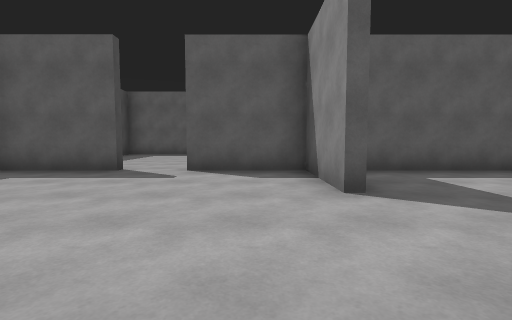
[1] (above)

24 first-person views from a walk through a scene from a Unity 3-D project. The camera is 1.2 m above the floor, tilts 4° down and sees 85° across. The floor is counted in squares, 2 m on a side. Each view is taken from the middle of a square. On the plan, view 1 faces up. The plan holds only what a view shows up to about 9 squares ahead; the rest is blank. The player character is not drawn.

[2]
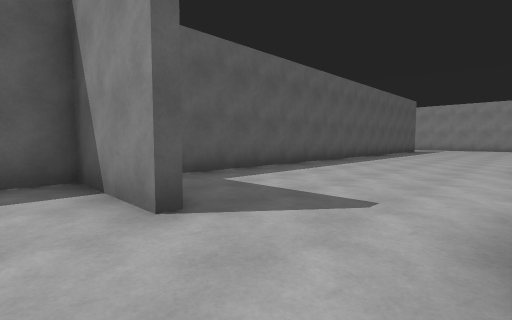

[3]
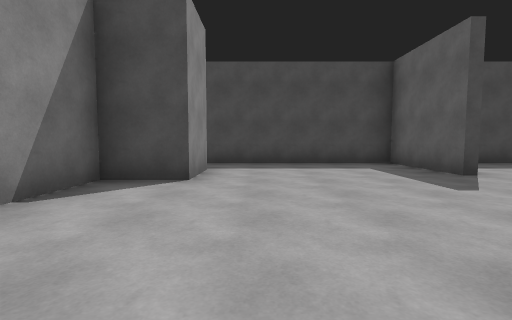

[4]
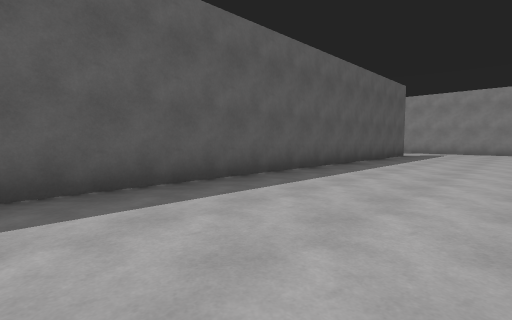

[5]
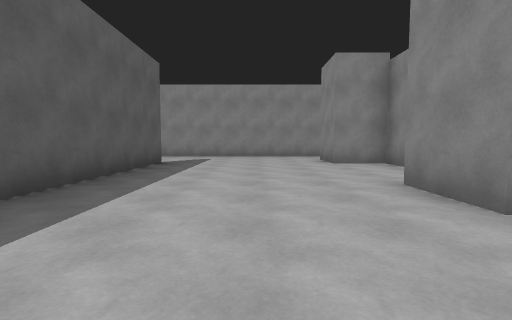

[6]
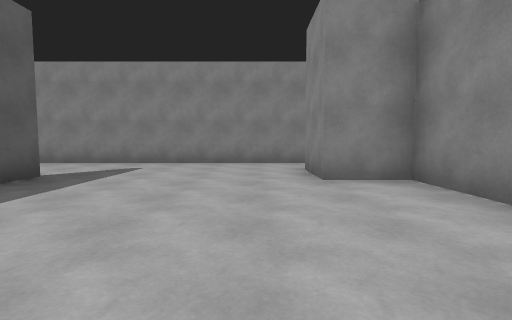

[7]
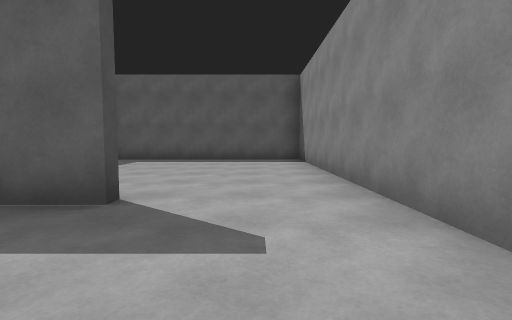

[8]
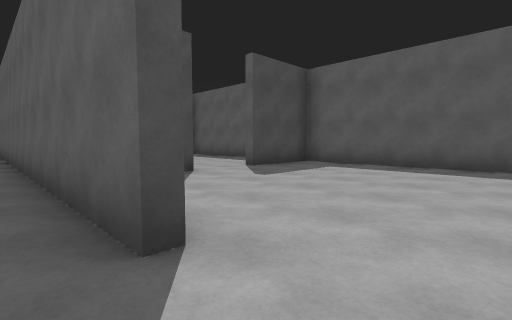

[9]
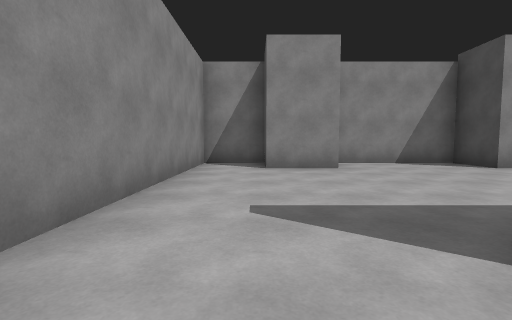

[10]
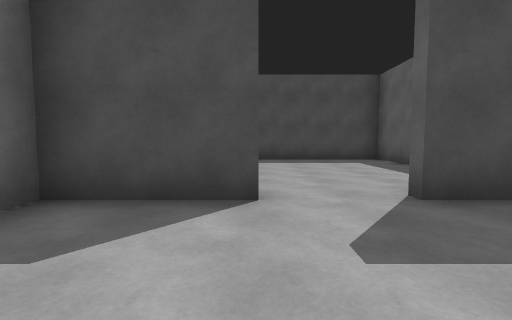

[11]
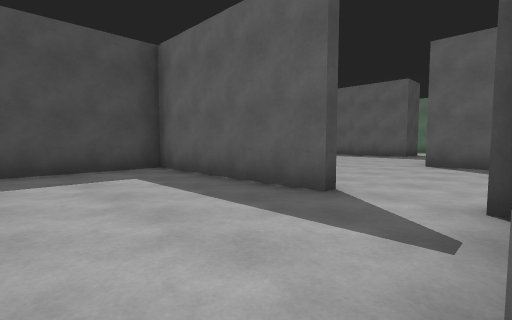

[12]
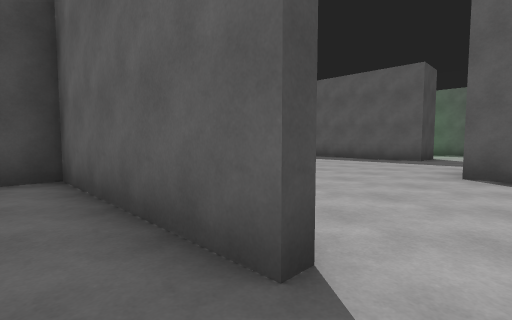

[13]
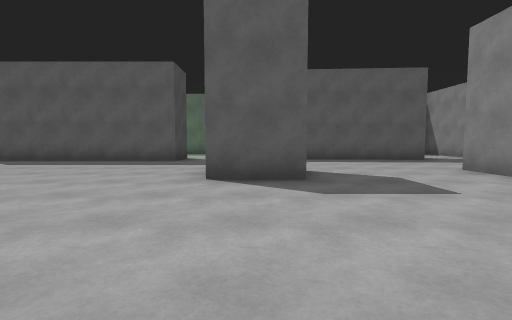

[14]
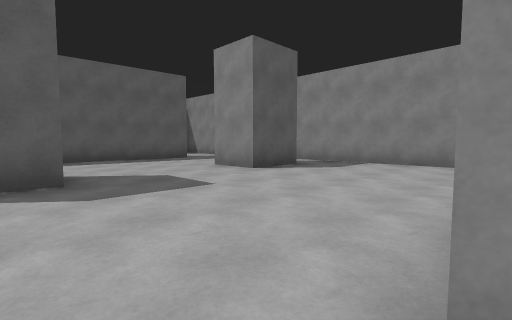

[15]
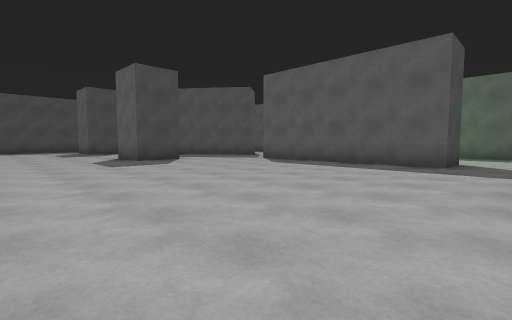

[16]
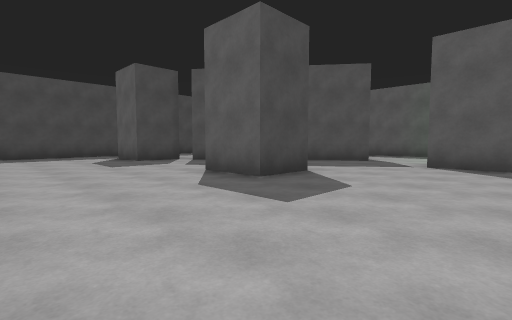

[17]
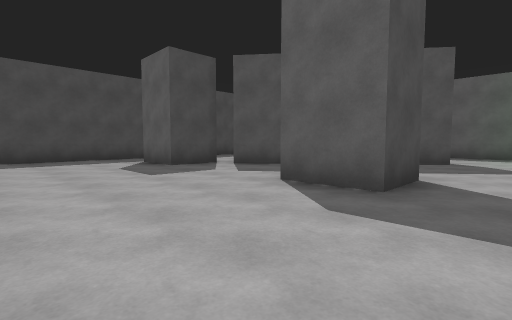

[18]
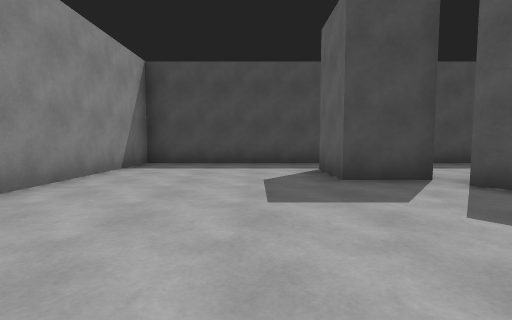

[19]
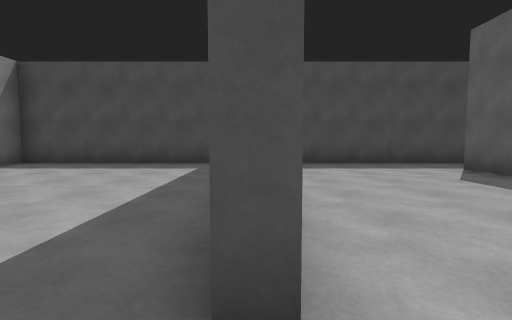

[20]
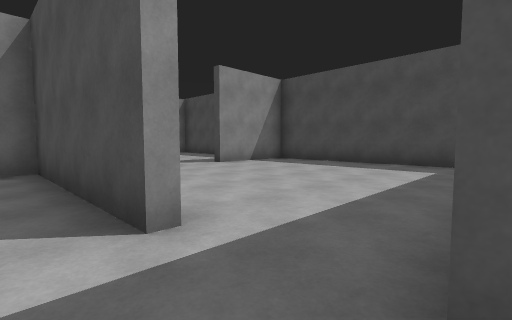

[21]
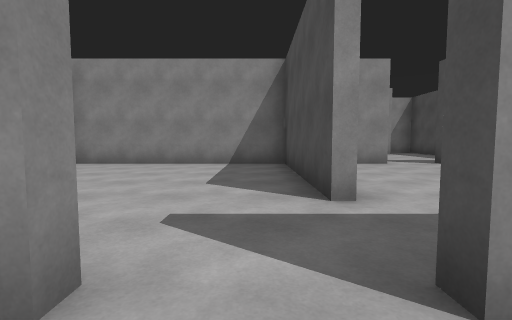

[22]
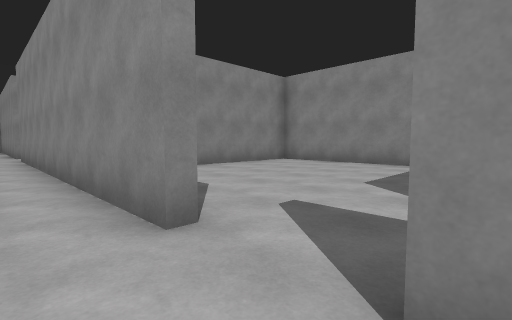

[23]
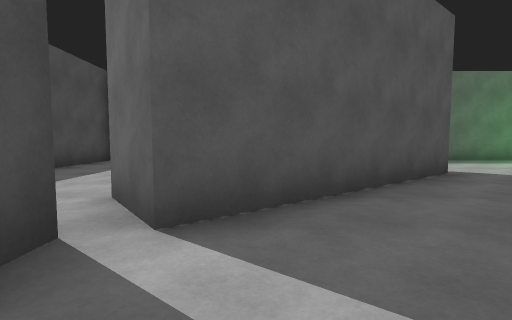

[24]
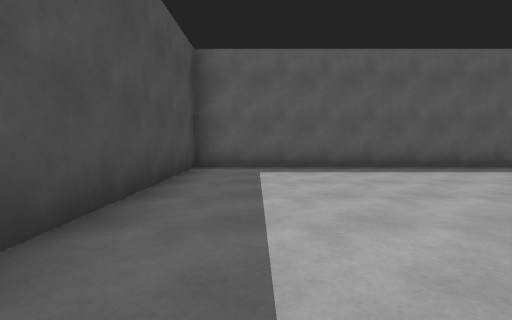

### Floor plan
Ten units are one square. View 1 is at (0, 0); x grows to the right and y downward. Boxes are objects, and circles mark ways between rooms. Rooms are numbered by the first view taken in them; rooms with no view inside come last. Other rooms are left out.
<svg viewBox="-59 -249 258 258">
<path fill="none" stroke="#000" d="M111 -10 128 -10 128 4 162 4 162 -10 178 -10 178 -2M132 -81 132 -58 138 -58M166 -56 21 -56M10 -31 10 -56 -14 -56M178 4 194 4 194 -119 132 -119 132 -96M-28 -56 -54 -56 -54 -6M-38 -10 -22 -10 -22 4 -5 4M114 -119 71 -119 71 -80M28 -178 28 -163 11 -163M97 -215 97 -200 42 -200M26 -212 -17 -178 -26 -190M129 -163 111 -163M68 -244 -54 -244 -54 -194M105 -244 95 -244M27 -121 112 -121M-22 -178 -22 -163 -39 -163M173 -206 135 -209M179 -163 162 -163 162 -178M-54 -176 -54 -121 -10 -121M194 -131 194 -174M13 -104 13 -56M27 -118 27 -121M12 -58 69 -58 69 -92M-54 -109 -54 -58 -28 -58M-15 -58 -5 -58"/>
<circle cx="130" cy="-90" r="3" fill="#2a7"/>
<circle cx="-20" cy="-60" r="3" fill="#2a7"/>
<circle cx="120" cy="-120" r="3" fill="#2a7"/>
<circle cx="20" cy="-120" r="3" fill="#2a7"/>
<circle cx="10" cy="-110" r="3" fill="#2a7"/>
<text x="90" y="-40">1</text>
<text x="100" y="-90">2</text>
<text x="70" y="-180">3</text>
<text x="40" y="-90">4</text>
<text x="-30" y="-90">5</text>
</svg>
Room 1 opens to room 2. Room 1 opens to room 5. Room 2 opens to room 3. Room 3 opens to room 4. Room 4 opens to room 5.

Where each view was taken, in squares from view 1:
view 1: 0 up, 0 right, facing up
view 2: 1 up, 0 right, facing up-right
view 3: 2 up, 2 right, facing left
view 4: 2 up, 5 right, facing up-right
view 5: 3 up, 9 right, facing right
view 6: 2 up, 12 right, facing right
view 7: 3 up, 18 right, facing up
view 8: 5 up, 18 right, facing up-left
view 9: 7 up, 18 right, facing down
view 10: 8 up, 16 right, facing left
view 11: 9 up, 13 right, facing up-left
view 12: 11 up, 12 right, facing up-left
view 13: 12 up, 12 right, facing up
view 14: 12 up, 12 right, facing up-right
view 15: 13 up, 11 right, facing up-left
view 16: 13 up, 6 right, facing up-left
view 17: 13 up, 4 right, facing up-left
view 18: 15 up, 2 right, facing left
view 19: 12 up, 2 right, facing left
view 20: 12 up, 2 right, facing down-left
view 21: 13 up, 2 right, facing down
view 22: 13 up, 1 right, facing down-right
view 23: 16 up, 1 left, facing up
view 24: 18 up, 4 left, facing up
